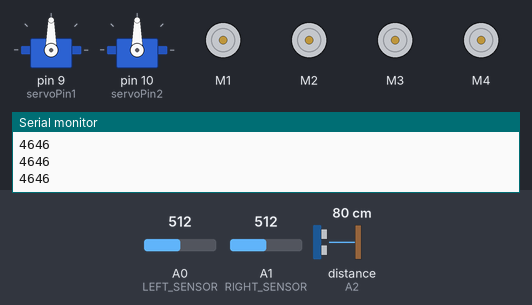
Simulated run of this sketch. Board: Arduino Mega 2560, built with avr-gcc and run on an emulated ATmega2560. On the bench: 2 × servo, 4 × DC motor (green arrow = forward, orange = backward, longer = faster), the last lines printed to the serial monitor. Wiring (inferred from the names in the program): ultrasonic range finder: trigger pin 2; echo A2. The test bench sets the inputs (shaded band); at power-on: distance to the obstacle (sensor on A2) 80 cm, A0 (LEFT_SENSOR) = 512, A1 (RIGHT_SENSOR) = 512. The echo pulse lasts 58.3 µs per cm.

Above: at 1.2 s.
1.3 s: distance to the obstacle (sensor on A2) set to 73 cm
2.8 s: distance to the obstacle (sensor on A2) set to 65 cm
At 3.8 s:
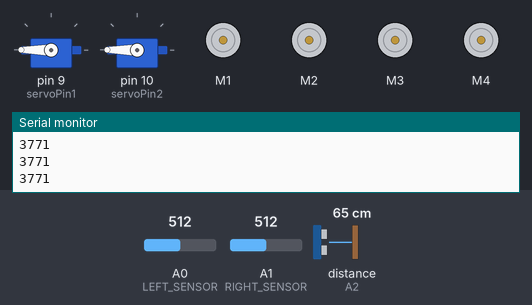
4.4 s: distance to the obstacle (sensor on A2) set to 36 cm
5.9 s: distance to the obstacle (sensor on A2) set to 30 cm
At 7.1 s:
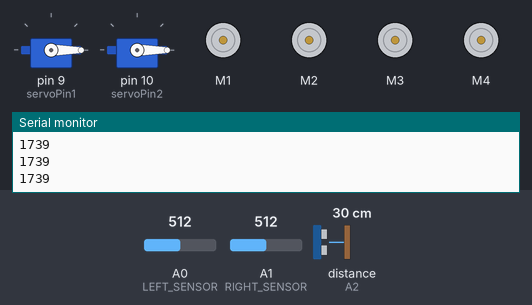
7.4 s: A0 (LEFT_SENSOR) set to 38
8.9 s: A0 (LEFT_SENSOR) set to 31
At 9.5 s:
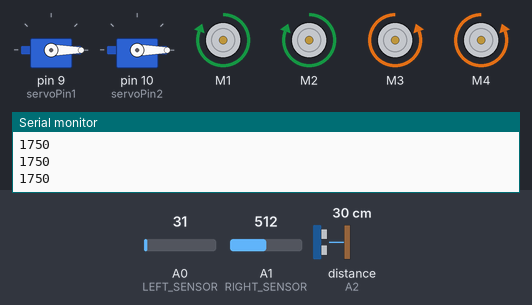
Timing chart, 0 to 11.4 s (numbered marks = the images above; inputs shaded):
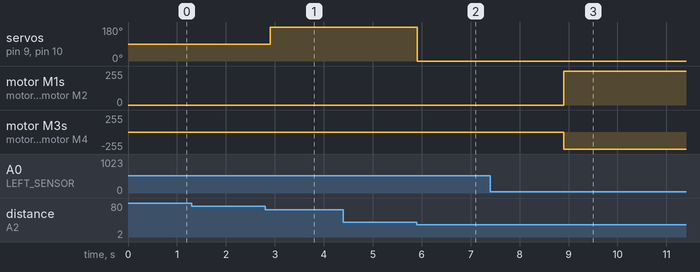

Measured:
- the behaviour switches between 68 and 67 cm on distance to the obstacle (sensor on A2) (found by bisection; images 0 and 1)
- the behaviour switches between 34 and 33 cm on distance to the obstacle (sensor on A2) (found by bisection; images 1 and 2)
- the behaviour switches between 36 and 35 on A0 (LEFT_SENSOR) (found by bisection; images 2 and 3)
- after the input at 2.8 s, servo on pin 9 (servoPin1), servo on pin 10 (servoPin2): 90° → 180° after 0.11 s
- after the input at 5.9 s, servo on pin 9 (servoPin1), servo on pin 10 (servoPin2): 180° → 0° at once
- after the input at 8.9 s, motor M1, motor M2: stopped → forward 255/255 at once; motor M3, motor M4: stopped → backward 255/255 at once

The sketch:

ARDUINO_LINE_FOLLOWER_CAR_V2.0.ino
```cpp
//ARDUINO LINE FOLLOWER CAR Based On Arduino Motor Driver Shield
//You have to install the AFMotor library before uploading the sketch
//First download the AFMotor Zip file then open Arduino IDE
//go to sketch >> Include library >> ADD .Zip file >> Select the downloaded AFMotor Zip File >> open
// Created by DIY Builder
// You Can modify the sketch according to your need.

#include <AFMotor.h> //Include Adafruit Motor Driver Shield Library
#include <Servo.h>


const int trigger1 = 2;
const int echo1 = A2 ;
const int trigger2 = 13;
const int echo2 = A3 ;
int duration1, distance1, flag = 0;       //flag=1:deployment of the CheckandPerform
const int distLimit = 50;                                     //Distance would be in cm

int servoPin1 = 9 ;                       //these servo pins must be PWM pins
int servoPin2 = 10;

char servoStatus = 'u';                 //'u':up,'d':down


AF_DCMotor motor1(1, MOTOR12_1KHZ);
AF_DCMotor motor2(2, MOTOR12_1KHZ);
AF_DCMotor motor3(3, MOTOR34_1KHZ);
AF_DCMotor motor4(4, MOTOR34_1KHZ);
Servo servo1;
Servo servo2;


#define LEFT_SENSOR A0 // connect the Left sensor with analog pin A0
#define RIGHT_SENSOR A1 // connect the Right sensor with analog pin A1
#define LEFT_SENSOR1 A4 // connect the Left sensor with analog pin A0
#define RIGHT_SENSOR1 A5
#define SD_ChipSelectPin 4                //define CS pin


void setup() {

  pinMode(RIGHT_SENSOR, INPUT); // initialize Right sensor as an inut
  pinMode(LEFT_SENSOR, INPUT);
  pinMode(RIGHT_SENSOR1, INPUT); // initialize Right sensor as an inut
  pinMode(LEFT_SENSOR1, INPUT);
  pinMode(trigger1, OUTPUT);
  pinMode(echo1, INPUT);
  pinMode(trigger2, OUTPUT);
  pinMode(echo2, INPUT);
  pinMode(22, INPUT);     //22:FORWARD 23: BACKWARD
  pinMode(23, INPUT);
  //define speaker pin.
  //you must use pin 9 of the Arduino Uno and Nano
  //the library is using this pin
  servo1.attach(servoPin1);
  servo2.attach(servoPin2);
  Serial.begin(9600);


}

void getUltrasonic1()
{
  digitalWrite(trigger1, LOW);

  delayMicroseconds(2);
  digitalWrite(trigger1, HIGH);

  delayMicroseconds(10);
  digitalWrite(trigger1, LOW);

  duration1 = pulseIn(echo1, HIGH);

  distance1 = duration1 * 17.0695;
  Serial.println(duration1);

}
void getUltrasonic2()
{
  digitalWrite(trigger2, LOW);

  delayMicroseconds(2);
  digitalWrite(trigger2, HIGH);

  delayMicroseconds(10);
  digitalWrite(trigger2, LOW);

  duration1 = pulseIn(echo2, HIGH);

  distance1 = duration1 * 17.0695;

}

void CheckandPerform()
{
  if ((distance1 <= 1100))
  { if (flag == 0)
    { motor1.run(RELEASE);
      motor2.run(RELEASE);
      motor3.run(RELEASE);
      motor4.run(RELEASE);
      delay(100);
      servo1.write(180);
      servo2.write(180);

      servoStatus = 'd';

      flag = 1;
    }

  }
  else
  { //if SERVO is up then do not mind otherwise turn SERVO up
    if (servoStatus == 'd')
    {
      servo1.write(0);
      servo2.write(0);

      servoStatus = 'u';
    }
    flag = 0;
  }
}

void loop() {
  if (1)
  {
    getUltrasonic1();/*top right:3,bottom right: 4, top left: 1, bottom left: 2*/
    CheckandPerform();
    if (flag == 0)
    { if (analogRead(RIGHT_SENSOR) <= 35 && analogRead(LEFT_SENSOR) <= 35) //compare both sensor value to set the directionc
      {
        motor1.run(FORWARD); // run motor1 clockwise
        motor1.setSpeed(255); // set motor1 speed 50 percent
        motor2.run(FORWARD); // run motor2 clockwise
        motor2.setSpeed(255); // set motor2 speed 50 percent
        motor3.run(FORWARD); // run motor3 clockwise
        motor3.setSpeed(255); // set motor3 speed 50 percent
        motor4.run(FORWARD); // run motor4 clockwise
        motor4.setSpeed(255); // set motor4 speed 50 percent
      }
      else if (!analogRead(RIGHT_SENSOR) <= 35 && analogRead(LEFT_SENSOR) <= 35) //compare both sensor value to set the direction
      {
        motor1.run(FORWARD); // run motor1 clockwise
        motor1.setSpeed(255); // set motor1 speed 100 percent
        motor2.run(FORWARD); // run motor2 clockwise
        motor2.setSpeed(255); // set motor2 speed 100 percent
        motor3.run(BACKWARD); // run motor3 anti-clockwise
        motor3.setSpeed(255); // set motor3 speed 100 percent
        motor4.run(BACKWARD); // run motor4 anti-clockwise
        motor4.setSpeed(255); // set motor4 speed 100 percent

      }
      else if (analogRead(RIGHT_SENSOR) <= 35 && !analogRead(LEFT_SENSOR) <= 35) //compare both sensor value to set the direction
      {
        motor1.run(BACKWARD); // run motor1 anti-clockwise
        motor1.setSpeed(255); // set motor1 speed 100 percent
        motor2.run(BACKWARD); // run motor2 anti-clockwise
        motor2.setSpeed(255); // set motor2 speed 100 percent
        motor3.run(FORWARD);  // run motor3 clockwise
        motor3.setSpeed(255); // set motor3 speed 100 percent
        motor4.run(FORWARD);  // run motor4 clockwise
        motor4.setSpeed(255); // set motor4 speed 100 percent
      }
      else if (!analogRead(RIGHT_SENSOR) <= 35 && !analogRead(LEFT_SENSOR) <= 35) //compare both sensor value to set the direction
      {
        //stop all the motors
        motor1.run(RELEASE);
        motor2.run(RELEASE);
        motor3.run(RELEASE);
        motor4.run(RELEASE);
      }
    }
  }
  else if ((digitalRead(22) == 0) && (digitalRead(23) == 1))
  {
    getUltrasonic2();/*top right:1,bottom right: 2, top left: 3, bottom left: 4*/
    CheckandPerform();
    if (flag == 0)
    { if (analogRead(RIGHT_SENSOR1) <= 35 && analogRead(LEFT_SENSOR1) <= 35) //compare both sensor value to set the directionc
      {
        motor1.run(BACKWARD); // run motor1 clockwise
        motor1.setSpeed(255); // set motor1 speed 50 percent
        motor2.run(BACKWARD); // run motor2 clockwise
        motor2.setSpeed(255); // set motor2 speed 50 percent
        motor3.run(BACKWARD); // run motor3 clockwise
        motor3.setSpeed(255); // set motor3 speed 50 percent
        motor4.run(BACKWARD); // run motor4 clockwise
        motor4.setSpeed(255); // set motor4 speed 50 percent
      }
      else if (!analogRead(RIGHT_SENSOR1) <= 35 && analogRead(LEFT_SENSOR1) <= 35) //compare both sensor value to set the direction
      {
        motor1.run(FORWARD); // run motor1 clockwise
        motor1.setSpeed(255); // set motor1 speed 100 percent
        motor2.run(FORWARD); // run motor2 clockwise
        motor2.setSpeed(255); // set motor2 speed 100 percent
        motor3.run(BACKWARD); // run motor3 anti-clockwise
        motor3.setSpeed(255); // set motor3 speed 100 percent
        motor4.run(BACKWARD); // run motor4 anti-clockwise
        motor4.setSpeed(255); // set motor4 speed 100 percent

      }
      else if (analogRead(RIGHT_SENSOR1) <= 35 && !analogRead(LEFT_SENSOR1) <= 35) //compare both sensor value to set the direction
      {
        motor1.run(BACKWARD); // run motor1 anti-clockwise
        motor1.setSpeed(255); // set motor1 speed 100 percent
        motor2.run(BACKWARD); // run motor2 anti-clockwise
        motor2.setSpeed(255); // set motor2 speed 100 percent
        motor3.run(FORWARD);  // run motor3 clockwise
        motor3.setSpeed(255); // set motor3 speed 100 percent
        motor4.run(FORWARD);  // run motor4 clockwise
        motor4.setSpeed(255); // set motor4 speed 100 percent
      }
      else if (!analogRead(RIGHT_SENSOR1) <= 35 && !analogRead(LEFT_SENSOR1) <= 35) //compare both sensor value to set the direction
      {
        //stop all the motors
        motor1.run(RELEASE);
        motor2.run(RELEASE);
        motor3.run(RELEASE);
        motor4.run(RELEASE);
      }
    }
  }

}
```
